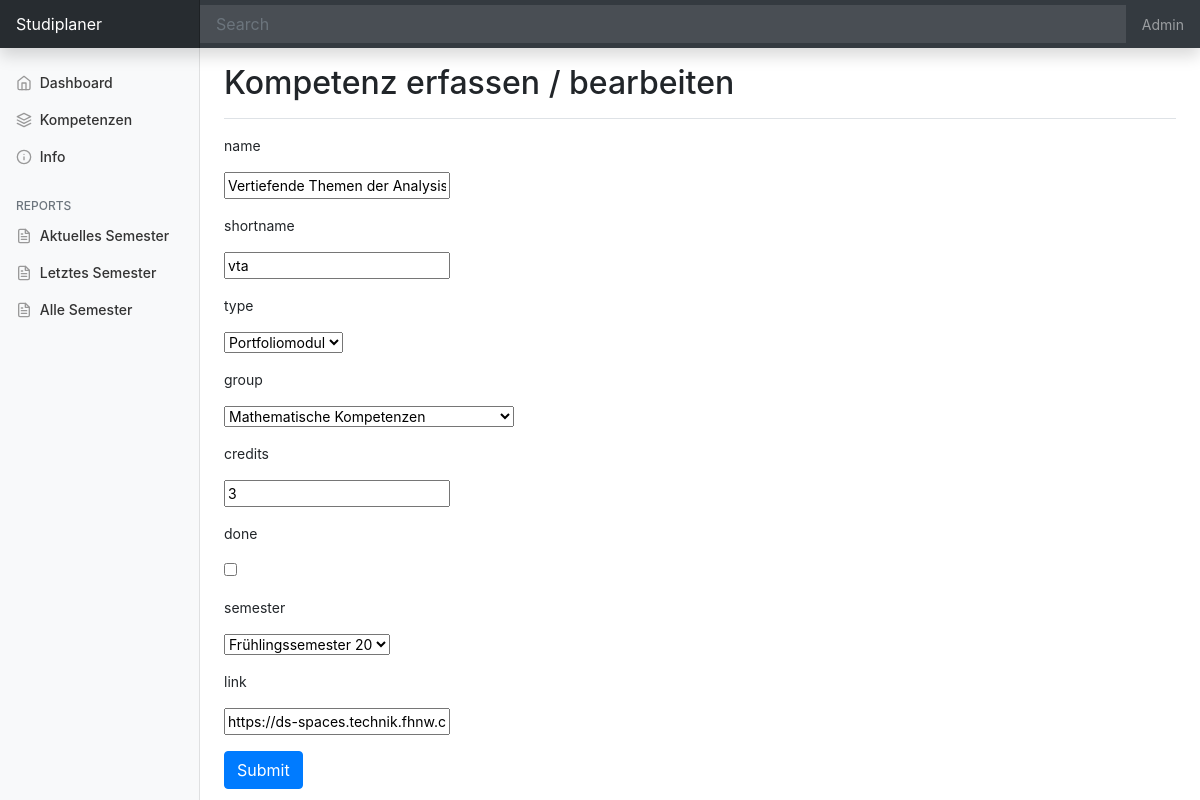
Before: /courseupdate/5/ with the older database file.
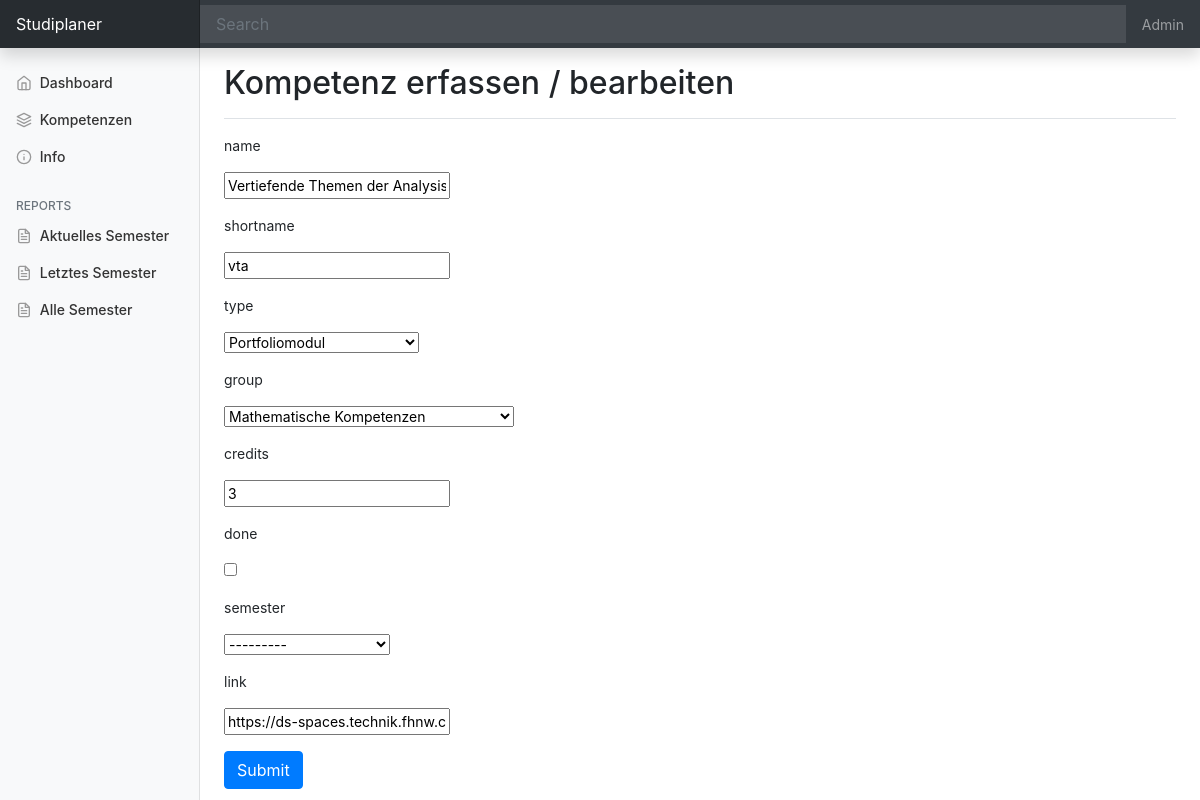
After: the same page with the newer database file.
### kompetenzen/models.py (models this page shows, shortened)
class course(models.Model):
    id              = models.AutoField(primary_key=True)
    name            = models.CharField(max_length=200, null=True)
    shortname       = models.CharField(max_length=10, null=True)
    type            = models.ForeignKey(course_type, null=True, on_delete=models.SET_NULL, blank=True)
    group           = models.ForeignKey(course_group, null=True,on_delete=models.SET_NULL, blank=True)
    credits         = models.IntegerField(null=True)
    date_created    = models.DateTimeField(auto_now_add=True)
    done            = models.BooleanField(default=False)
    semester        = models.ForeignKey(course_semester, null=True, on_delete=models.SET_NULL, blank=True)
    link            = models.CharField(max_length=300, null=True, blank=True)

### kompetenzen/views.py (the view)
# urls.py: path('courseupdate/<str:pk>/', views.courseupdate, name="courseupdate"),
def courseupdate(request, pk):
     co = course.objects.get(id=pk)
     form = CourseForm(instance=co)
     if request.method == 'POST':
          form = CourseForm(request.POST, instance=co)
          if form.is_valid():
               form.save()
               return redirect('/kompetenzen')
     context = {'form':form}
     return render(request, 'kompetenzen/courseform.html', context)

### kompetenzen/forms.py (shortened to what this page needs)
class CourseForm(forms.ModelForm):
    class Meta:
        model = course
        fields = '__all__'

### kompetenzen/models.py (called while the page is built)
    def __str__(self):
        return self.name

    def __str__(self):
        return self.name

    def __str__(self):
        return self.name

### kompetenzen/templates/kompetenzen/courseform.html (shortened to what this page needs)
{% extends 'kompetenzen/main.html' %}
{% load static %}
{% block content %}
<main class="col-md-9 ml-sm-auto col-lg-10 px-md-4">
  <div class="d-flex justify-content-between flex-wrap flex-md-nowrap align-items-center pt-3 pb-2 mb-3 border-bottom">
    <h1 class="h2">Kompetenz erfassen / bearbeiten</h1>
  </div>
  <div class="table-responsive">
    <form action="" method="POST">
      {% for field in form %}
      <div class="form-group">
        {{field.name}}
      </div>
      <div class="form-group">
        {{field}}
      </div>
      {% endfor %}
      <input type="submit" class="btn btn-primary" name="submit">
  </form>
  </div>
</main>
{% endblock %}

Changed rows visible on the page:
changed course "Vertiefende Themen der Analysis": semester "Frühlingssemester 20" → "---------"
